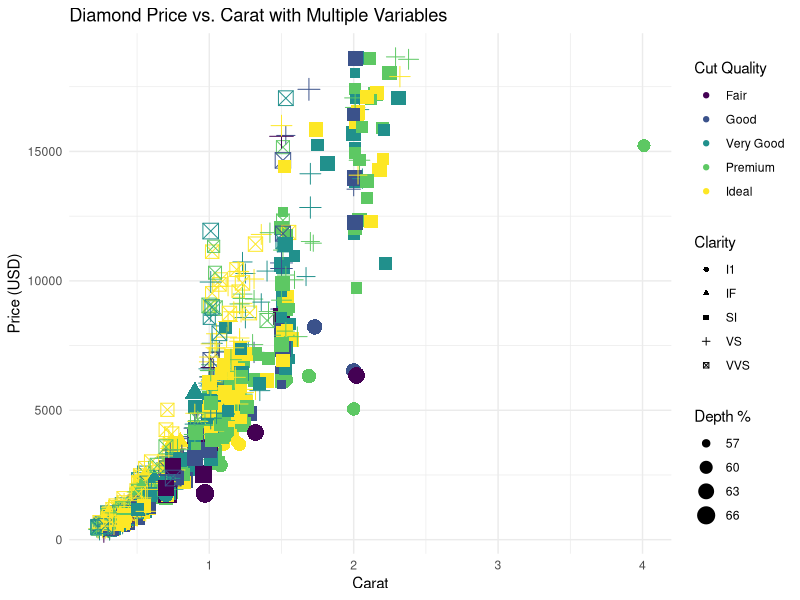
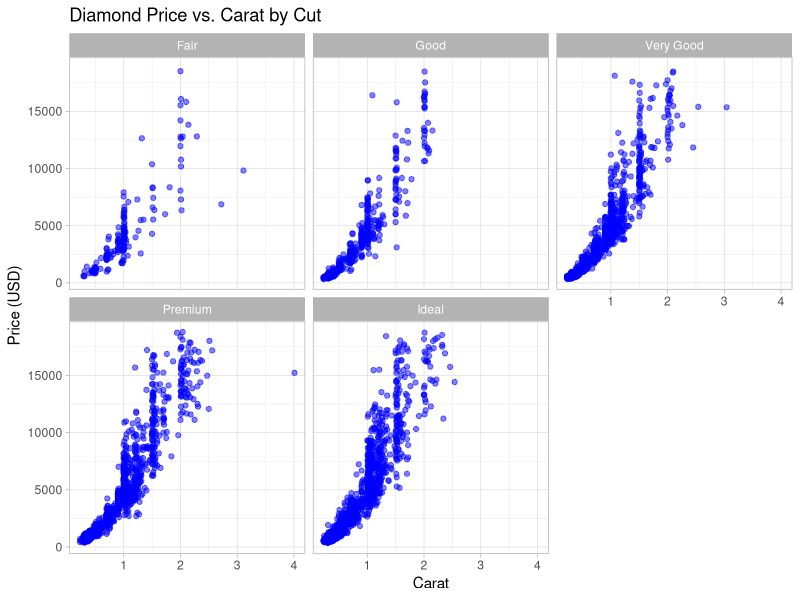
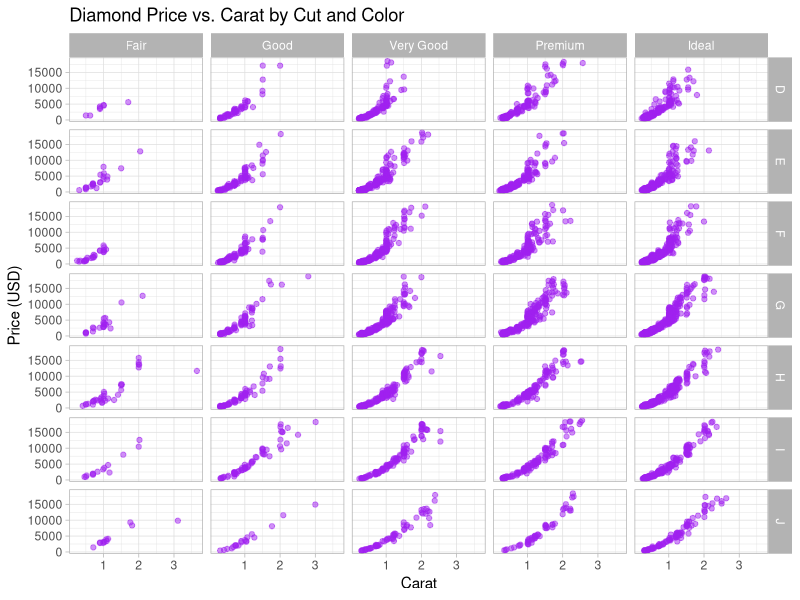
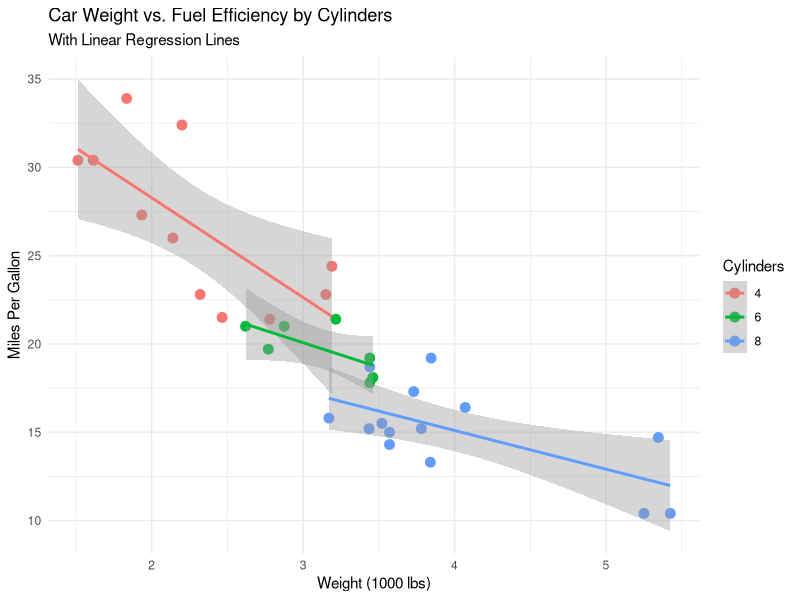
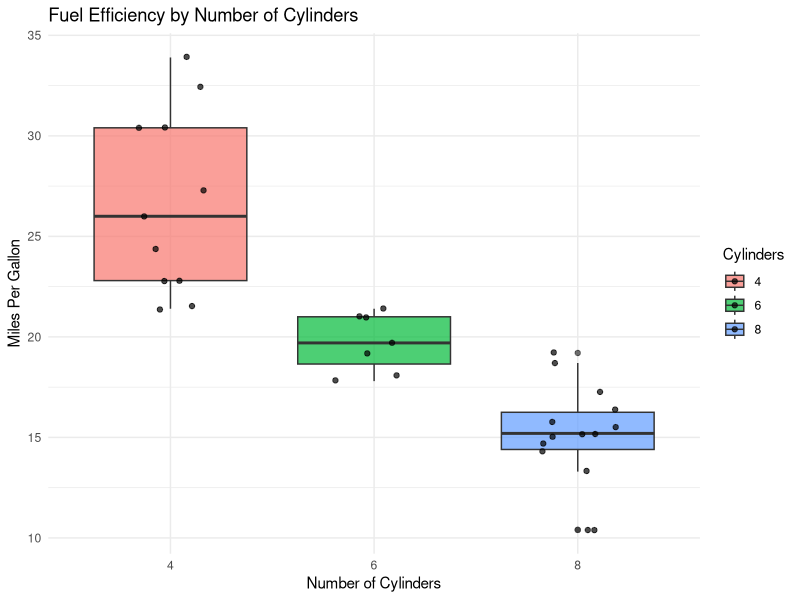
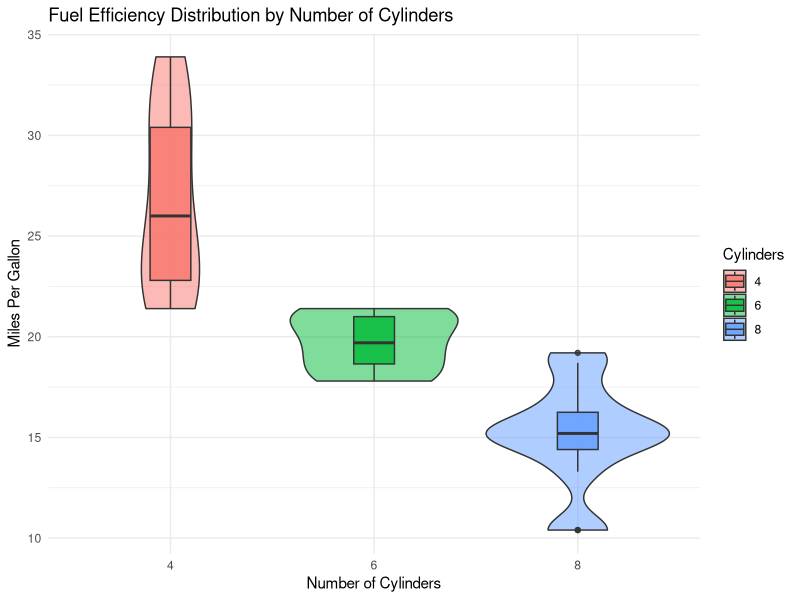
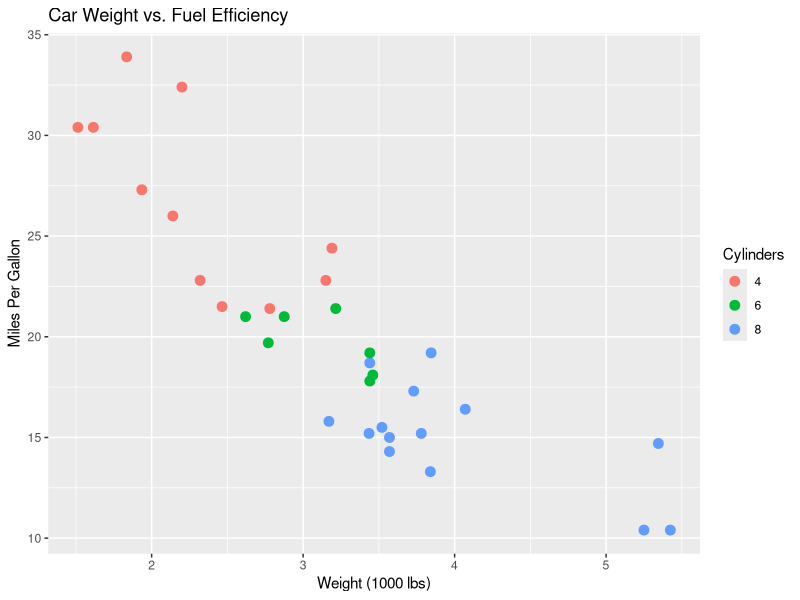
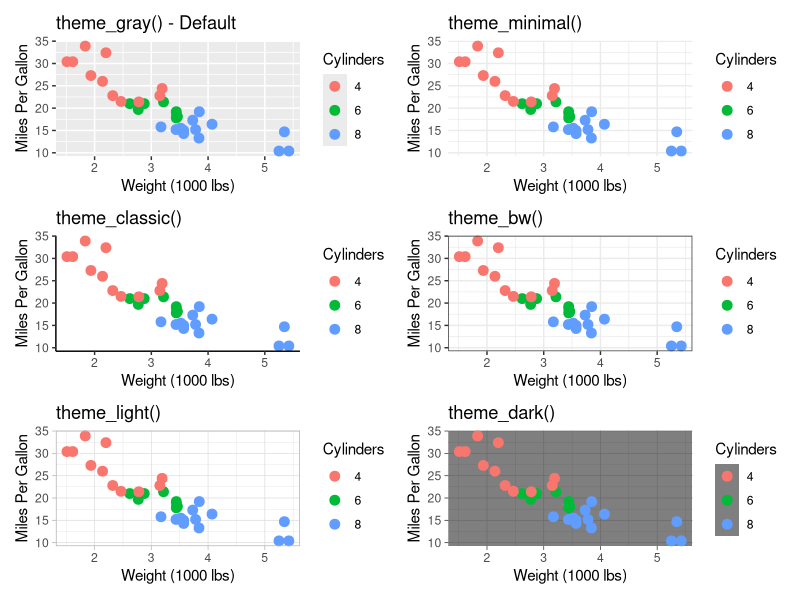

Source code (R) for these figures, in order:
## ---- chunk 1
knitr::opts_chunk$set(echo = TRUE, message = FALSE, warning = FALSE, 
                      fig.width = 10, fig.height = 6, dpi = 100)
## ---- chunk 2
# Load required libraries
library(tidyverse)
library(ggplot2)
library(RColorBrewer)
library(patchwork)
## ---- chunk 3
# Load the diamonds dataset
data(diamonds, package = "ggplot2")

# Let's reduce the number of clarity categories for better visualization
diamonds <- diamonds %>%
  mutate(Clarity = case_when(
    clarity %in% c("SI1", "SI2") ~ "SI",
    clarity %in% c("VS1", "VS2") ~ "VS",
    clarity %in% c("VVS1", "VVS2") ~ "VVS",
    .default = clarity
  ))

# Check the mapping
table(diamonds$clarity, diamonds$Clarity, useNA="ifany")
## ---- chunk 4
# Visualizing multiple variables with color, size, and shape
# Taking a sample to avoid overplotting
ggplot(diamonds[sample(nrow(diamonds), 1000), ], aes(x = carat, y = price)) +
  geom_point(aes(color = cut, size = depth, shape = Clarity)) +
  labs(title = "Diamond Price vs. Carat with Multiple Variables",
       x = "Carat",
       y = "Price (USD)",
       color = "Cut Quality",
       size = "Depth %",
       shape = "Clarity") +
  theme_minimal()
## ---- chunk 5
# Faceting by a single variable (cut)
ggplot(diamonds[sample(nrow(diamonds), 5000), ], aes(x = carat, y = price)) +
  geom_point(alpha = 0.5, color = "blue") +
  facet_wrap(~ cut) +
  labs(title = "Diamond Price vs. Carat by Cut",
       x = "Carat",
       y = "Price (USD)") +
  theme_light()
## ---- chunk 6
# Faceting by two variables (cut and color)
ggplot(diamonds[sample(nrow(diamonds), 5000), ], aes(x = carat, y = price)) +
  geom_point(alpha = 0.5, color = "purple") +
  facet_grid(color ~ cut) +
  labs(title = "Diamond Price vs. Carat by Cut and Color",
       x = "Carat",
       y = "Price (USD)") +
  theme_light()
## ---- chunk 7
# First, let's prepare the mtcars data
data(mtcars)
mtcars$cyl <- as.factor(mtcars$cyl)

# Combining points and smoothing lines
ggplot(mtcars, aes(x = wt, y = mpg, color = cyl, group = cyl)) +
  geom_point(size = 3) +
  geom_smooth(method = "lm", se = TRUE) +
  labs(title = "Car Weight vs. Fuel Efficiency by Cylinders",
       subtitle = "With Linear Regression Lines",
       x = "Weight (1000 lbs)",
       y = "Miles Per Gallon",
       color = "Cylinders") +
  theme_minimal()
## ---- chunk 8
# Combining boxplot and jittered points
ggplot(mtcars, aes(x = cyl, y = mpg, fill = cyl, group = cyl)) +
  geom_boxplot(alpha = 0.7) +
  geom_jitter(width = 0.2, alpha = 0.7) +
  labs(title = "Fuel Efficiency by Number of Cylinders",
       x = "Number of Cylinders",
       y = "Miles Per Gallon",
       fill = "Cylinders") +
  theme_minimal()
## ---- chunk 9
# Violin plot with boxplot inside
ggplot(mtcars, aes(x = cyl, y = mpg, fill = cyl, group = cyl)) +
  geom_violin(alpha = 0.5) +
  geom_boxplot(width = 0.2, alpha = 0.8) +
  labs(title = "Fuel Efficiency Distribution by Number of Cylinders",
       x = "Number of Cylinders",
       y = "Miles Per Gallon",
       fill = "Cylinders") +
  theme_minimal()
## ---- chunk 10
# Create a base plot to apply different themes
p <- ggplot(mtcars, aes(x = wt, y = mpg, color = cyl)) +
  geom_point(size = 3) +
  labs(title = "Car Weight vs. Fuel Efficiency",
       x = "Weight (1000 lbs)",
       y = "Miles Per Gallon",
       color = "Cylinders")

# Display the base plot
p
## ---- chunk 11
# Default theme
p1 <- p + theme_gray() + ggtitle("theme_gray() - Default")

# Minimal theme
p2 <- p + theme_minimal() + ggtitle("theme_minimal()")

# Classic theme
p3 <- p + theme_classic() + ggtitle("theme_classic()")

# Black and white theme
p4 <- p + theme_bw() + ggtitle("theme_bw()")

# Light theme
p5 <- p + theme_light() + ggtitle("theme_light()")

# Dark theme
p6 <- p + theme_dark() + ggtitle("theme_dark()")

# Arrange them using patchwork
(p1 | p2) / 
(p3 | p4) / 
(p5 | p6)
## ---- chunk 12
# Creating a custom theme
my_theme <- theme_minimal() +
  theme(
    plot.title = element_text(size = 16, face = "bold", hjust = 0.5),
    plot.subtitle = element_text(size = 12, hjust = 0.5, color = "darkgray"),
    axis.title = element_text(size = 12, face = "bold"),
    axis.text = element_text(size = 10),
    legend.position = "bottom",
    legend.title = element_text(size = 10, face = "bold"),
    panel.grid.major = element_line(color = "lightgray", size = 0.5),
    panel.grid.minor = element_line(color = "lightgray", size = 0.25, linetype = "dashed")
  )

# Apply custom theme
p + my_theme + ggtitle("Custom Theme")
## ---- chunk 13
# Sequential palette (Blues)
ggplot(mtcars, aes(x = wt, y = mpg, color = qsec)) +
  geom_point(size = 3) +
  scale_color_distiller(palette = "Blues", direction = 1) +
  labs(title = "Car Weight vs. Fuel Efficiency",
       subtitle = "Sequential Color Palette (Blues)",
       x = "Weight (1000 lbs)",
       y = "Miles Per Gallon",
       color = "Quarter Mile Time") +
  theme_minimal()
## ---- chunk 14
# Diverging palette (Spectral)
ggplot(mtcars, aes(x = wt, y = mpg, color = qsec)) +
  geom_point(size = 3) +
  scale_color_distiller(palette = "Spectral", direction = 1) +
  labs(title = "Car Weight vs. Fuel Efficiency",
       subtitle = "Diverging Color Palette (Spectral)",
       x = "Weight (1000 lbs)",
       y = "Miles Per Gallon",
       color = "Quarter Mile Time") +
  theme_minimal()
## ---- chunk 15
# Qualitative palette (Set1)
ggplot(mtcars, aes(x = wt, y = mpg, color = as.factor(cyl))) +
  geom_point(size = 3) +
  scale_color_brewer(palette = "Set1") +
  labs(title = "Car Weight vs. Fuel Efficiency",
       subtitle = "Qualitative Color Palette (Set1)",
       x = "Weight (1000 lbs)",
       y = "Miles Per Gallon",
       color = "Cylinders") +
  theme_minimal()
## ---- chunk 16
# Adding text labels to points
ggplot(mtcars, aes(x = wt, y = mpg)) +
  geom_point(size = 2) +
  geom_text(aes(label = rownames(mtcars)), hjust = -0.2, vjust = 0.5, size = 3) +
  labs(title = "Car Weight vs. Fuel Efficiency",
       subtitle = "With Car Model Labels",
       x = "Weight (1000 lbs)",
       y = "Miles Per Gallon") +
  theme_minimal() +
  xlim(1, 6.5)  # Extend x-axis to make room for labels
## ---- chunk 17
# Adding annotations
ggplot(mtcars, aes(x = wt, y = mpg)) +
  geom_point(aes(color = cyl), size = 3) +
  annotate("rect", xmin = 3, xmax = 4, ymin = 15, ymax = 20, 
           alpha = 0.2, fill = "yellow") +
  annotate("text", x = 3.5, y = 21, label = "Mid-weight, mid-efficiency cars", 
           fontface = "bold") +
  annotate("segment", x = 3.5, y = 20.5, xend = 3.5, yend = 20, 
           arrow = arrow(length = unit(0.2, "cm"))) +
  labs(title = "Car Weight vs. Fuel Efficiency",
       x = "Weight (1000 lbs)",
       y = "Miles Per Gallon",
       color = "Cylinders") +
  theme_minimal()
## ---- chunk 18
# Standard orientation
p1 <- ggplot(mtcars, aes(x = cyl, y = mpg)) +
  geom_boxplot(aes(fill = cyl, group = cyl)) +
  labs(title = "Fuel Efficiency by Number of Cylinders",
       x = "Number of Cylinders",
       y = "Miles Per Gallon",
       fill = "Cylinders") +
  theme_minimal()

# Flipped coordinates
p2 <- ggplot(mtcars, aes(x = cyl, y = mpg)) +
  geom_boxplot(aes(fill = cyl, group = cyl)) +
  labs(title = "Fuel Efficiency by Number of Cylinders (Flipped)",
       x = "Number of Cylinders",
       y = "Miles Per Gallon",
       fill = "Cylinders") +
  coord_flip() +
  theme_minimal()

# Display both
p1 / p2
## ---- chunk 19
# Polar coordinates
ggplot(mtcars, aes(x = factor(cyl), fill = factor(cyl), group = cyl)) +
  geom_bar() +
  labs(title = "Count of Cars by Number of Cylinders (Polar)",
       x = "Number of Cylinders",
       y = "Count",
       fill = "Cylinders") +
  coord_polar() +
  theme_minimal()
## ---- chunk 20
# Standard scale
p1 <- ggplot(diamonds[sample(nrow(diamonds), 1000), ], aes(x = carat, y = price)) +
  geom_point(alpha = 0.5) +
  labs(title = "Diamond Price vs. Carat (Standard Scale)",
       x = "Carat",
       y = "Price (USD)") +
  theme_minimal()

# Log scale
p2 <- ggplot(diamonds[sample(nrow(diamonds), 1000), ], aes(x = carat, y = price)) +
  geom_point(alpha = 0.5) +
  labs(title = "Diamond Price vs. Carat (Log Scale)",
       x = "Carat",
       y = "Price (USD) - Log Scale") +
  scale_y_log10() +
  theme_minimal()

# Display both
p1 / p2
